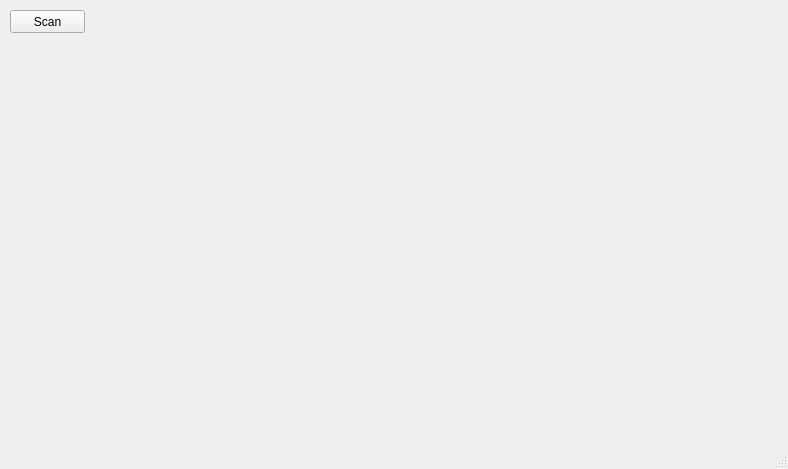
<?xml version="1.0" encoding="UTF-8"?>
<ui version="4.0">
 <class>MainWindow</class>
 <widget class="QMainWindow" name="MainWindow">
  <property name="geometry">
   <rect>
    <x>0</x>
    <y>0</y>
    <width>788</width>
    <height>469</height>
   </rect>
  </property>
  <property name="windowTitle">
   <string>MainWindow</string>
  </property>
  <widget class="QWidget" name="centralwidget">
   <widget class="QPushButton" name="scanButton">
    <property name="geometry">
     <rect>
      <x>10</x>
      <y>10</y>
      <width>75</width>
      <height>23</height>
     </rect>
    </property>
    <property name="text">
     <string>Scan</string>
    </property>
   </widget>
  </widget>
  <widget class="QMenuBar" name="menubar">
   <property name="geometry">
    <rect>
     <x>0</x>
     <y>0</y>
     <width>788</width>
     <height>23</height>
    </rect>
   </property>
  </widget>
  <widget class="QStatusBar" name="statusbar"/>
 </widget>
 <resources/>
 <connections/>
</ui>
